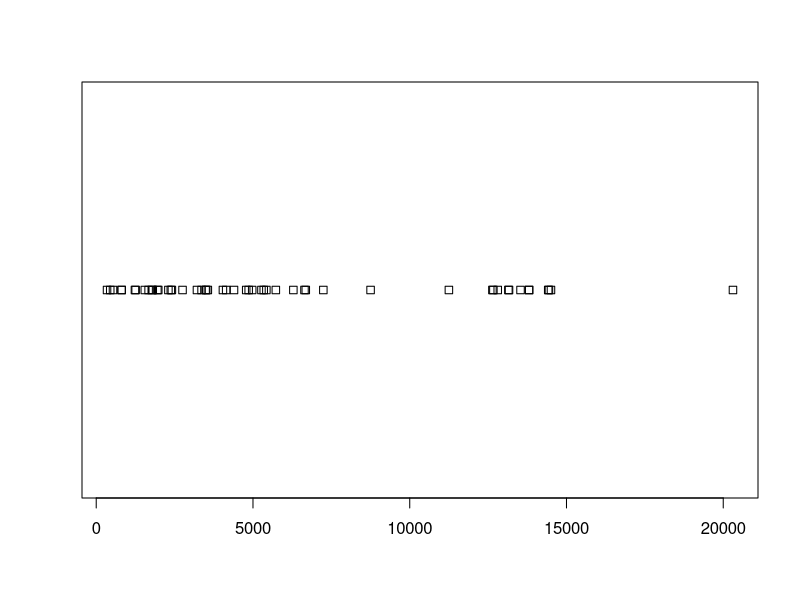
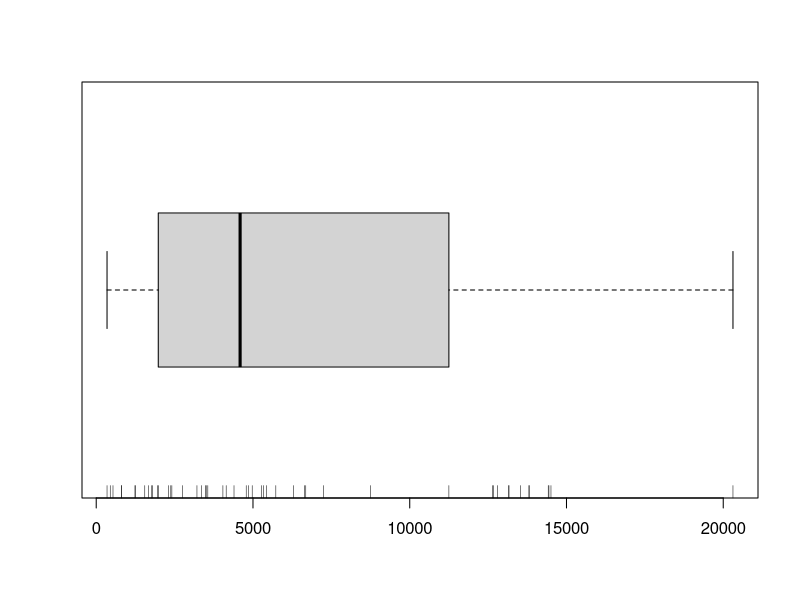
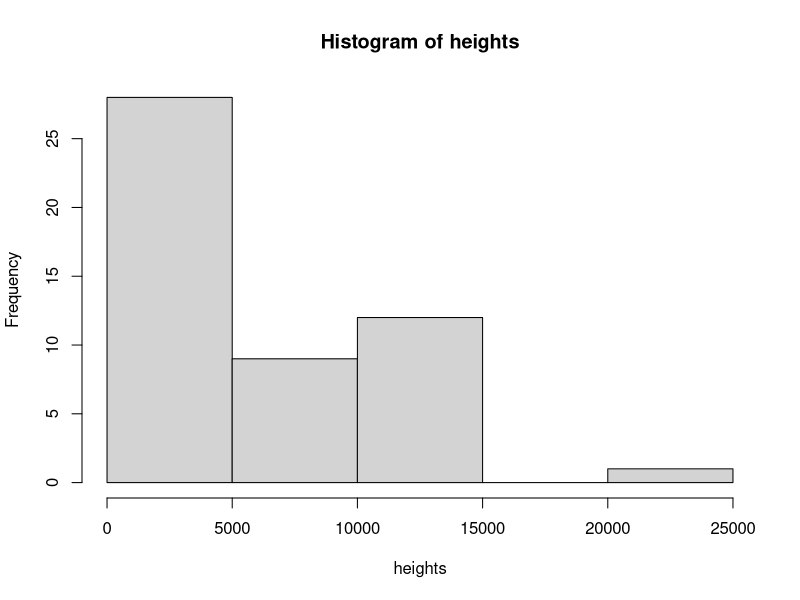

Generate these figures, in order, with R:
## ---- chunk 1
heights = c(2413,20310,12637,2753,14505,14440,2379,447,345,4784,13803,12668,1235,
1257,1671,4041,4145,535,5270,3360,3489,1979,2302,807,1772,12807,5427,
13147,6288,1803,13167,5343,6684,3508,1549,4975,11249,3213,811,3560,
7244,6643,8751,13534,4395,5729,14417,4863,1951,13809)
sort(heights)
mean(heights)
median(heights)
stripchart(heights)

boxplot(heights, horizontal=TRUE)
rug(heights)

hist(heights)
